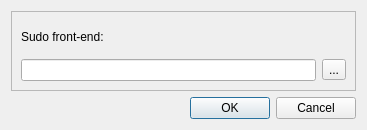
<?xml version="1.0" encoding="UTF-8"?>
<ui version="4.0">
 <class>SettingsDialog</class>
 <widget class="QDialog" name="SettingsDialog">
  <property name="windowModality">
   <enum>Qt::ApplicationModal</enum>
  </property>
  <property name="geometry">
   <rect>
    <x>0</x>
    <y>0</y>
    <width>367</width>
    <height>130</height>
   </rect>
  </property>
  <property name="minimumSize">
   <size>
    <width>200</width>
    <height>130</height>
   </size>
  </property>
  <property name="font">
   <font>
    <weight>50</weight>
    <bold>false</bold>
   </font>
  </property>
  <property name="windowTitle">
   <string>Configure pgl-gui</string>
  </property>
  <property name="windowIcon">
   <iconset resource="../images/images.qrc">
    <normaloff>:/images/pgl-gui.png</normaloff>:/images/pgl-gui.png</iconset>
  </property>
  <layout class="QVBoxLayout">
   <item>
    <widget class="QFrame" name="frame">
     <property name="frameShape">
      <enum>QFrame::StyledPanel</enum>
     </property>
     <property name="frameShadow">
      <enum>QFrame::Raised</enum>
     </property>
     <layout class="QVBoxLayout">
      <item>
       <widget class="QLabel" name="label_7">
        <property name="text">
         <string>Sudo front-end:</string>
        </property>
       </widget>
      </item>
      <item>
       <layout class="QHBoxLayout">
        <item>
         <widget class="QLineEdit" name="m_RootPathEdit"/>
        </item>
        <item>
         <widget class="QToolButton" name="m_RootPathButton">
          <property name="text">
           <string>...</string>
          </property>
         </widget>
        </item>
       </layout>
      </item>
     </layout>
    </widget>
   </item>
   <item>
    <widget class="QDialogButtonBox" name="buttonBox">
     <property name="orientation">
      <enum>Qt::Horizontal</enum>
     </property>
     <property name="standardButtons">
      <set>QDialogButtonBox::Cancel|QDialogButtonBox::Ok</set>
     </property>
    </widget>
   </item>
  </layout>
 </widget>
 <tabstops>
  <tabstop>buttonBox</tabstop>
 </tabstops>
 <resources>
  <include location="../images/images.qrc"/>
 </resources>
 <connections>
  <connection>
   <sender>buttonBox</sender>
   <signal>accepted()</signal>
   <receiver>SettingsDialog</receiver>
   <slot>accept()</slot>
   <hints>
    <hint type="sourcelabel">
     <x>252</x>
     <y>394</y>
    </hint>
    <hint type="destinationlabel">
     <x>157</x>
     <y>274</y>
    </hint>
   </hints>
  </connection>
  <connection>
   <sender>buttonBox</sender>
   <signal>rejected()</signal>
   <receiver>SettingsDialog</receiver>
   <slot>reject()</slot>
   <hints>
    <hint type="sourcelabel">
     <x>320</x>
     <y>394</y>
    </hint>
    <hint type="destinationlabel">
     <x>286</x>
     <y>274</y>
    </hint>
   </hints>
  </connection>
 </connections>
</ui>
